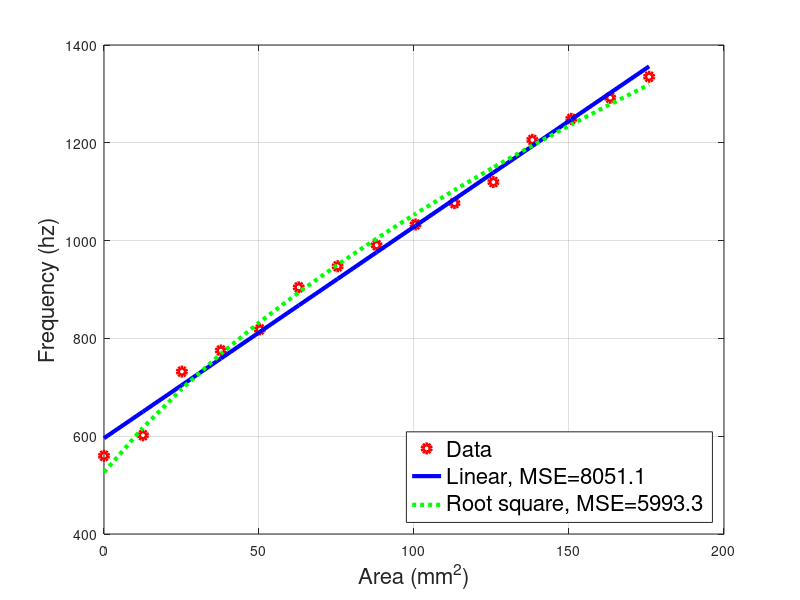

This figure's MATLAB source:
%
FONTSIZE=16;
LINEWIDTH=3;

F=[559.9;
602;
732.1;
775.2;
818.3;
904.4;
947.5;
990.5;
1033;
1076.7;
1119.7;
1205.9;
1248.9;
1292.1;
1335.1];

A=[0;
12.56;
25.13;
37.69;
50.25;
62.81;
75.37;
87.93;
100.49;
113.05;
125.61;
138.17;
150.73;
163.29;
175.85];

%%%%%%%%%%%%%%%%%%%%%%%%%%%%%%%%%%%%%%%%%%%%%%%%%%%%%%%%%%%%%%%%%%%%%%%%%%%%%%%%
% Aproximacion linear
% F=d1+d2*A
% F=d2(A+d1/d2) --> d1/d2 = A0 --> F=d2(A+A0)
% F=[1s A][d1;d2] = P [d1;d2] 
P=[ones(size(A)),A];
D=inv(P'*P)*P'*F
F1=D(1)+D(2)*A

fprintf(stdout,"F = %f + %f * A\n",D(1),D(2))
fprintf(stdout,"F = %f ( %f + A)\n",D(2),D(1)/D(2))


%%%%%%%%%%%%%%%%%%%%%%%%%%%%%%%%%%%%%%%%%%%%%%%%%%%%%%%%%%%%%%%%%%%%%%%%%%%%%%%%
% Aproximacion no-linear
% F=k1 sqrt(k2 + A)
% F^2 = K1^2 (k2 + A)
% F^2 = c1 + c2 A --> c1= K1^2 k2 , c2= k1^2
% F^2=[1s A][c1;c2] = P [c1;c2] 

C=inv(P'*P)*P'*F.^2
K=[sqrt(C(2)) C(1)/C(2)]
F2=K(1)*sqrt(K(2)+A)
fprintf(stdout,"F = %f sqrt( %f + A)\n",K(1),K(2))

%%%%%%%%%%%%%%%%%%%%%%%%%%%%%%%%%%%%%%%%%%%%%%%%%%%%%%%%%%%%%%%%%%%%%%%%%%%%%%%%
MSE1=norm(F-F1)^2

MSE2=norm(F-F2)^2
%%%%%%%%%%%%%%%%%%%%%%%%%%%%%%%%%%%%%%%%%%%%%%%%%%%%%%%%%%%%%%%%%%%%%%%%%%%%%%%%
% Plot
plot(   A,F,'ro','linewidth',LINEWIDTH,
        A,F1,'-b','linewidth',LINEWIDTH,
        A,F2,':g','linewidth',LINEWIDTH)
grid
hx=xlabel('Area (mm^2)');
set(hx,'fontsize',FONTSIZE)
hy=ylabel('Frequency (hz)');
set(hy,'fontsize',FONTSIZE)
hl=legend('Data',['Linear, MSE=' num2str(round(MSE1*10)/10)],['Root square, MSE=' num2str(round(MSE2*10)/10) ],'location','southeast');
set(hl,'fontsize',FONTSIZE)

print(gcf,'compara.eps','-deps',['-F:',int2str(FONTSIZE)]);

